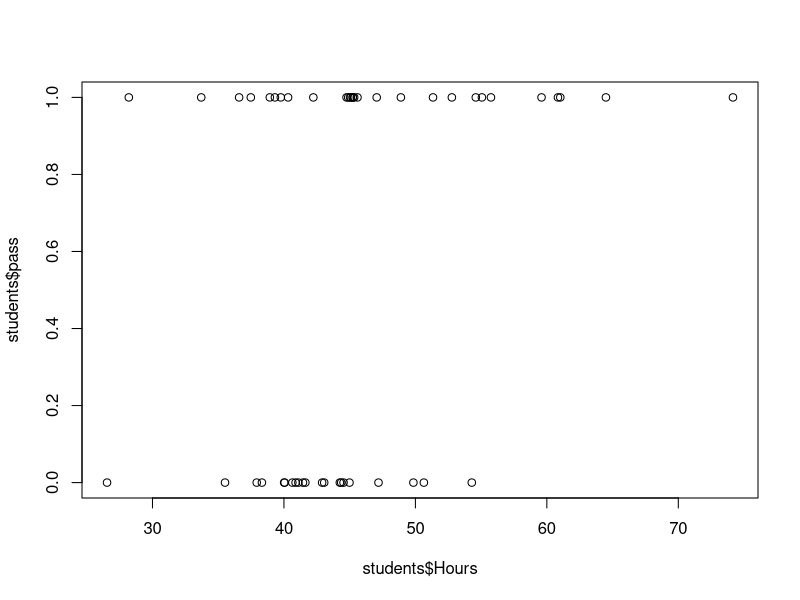
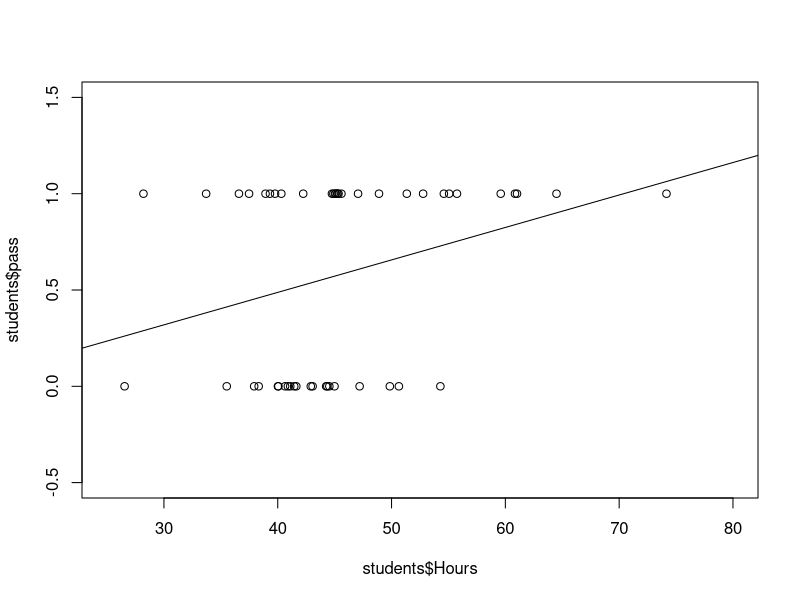
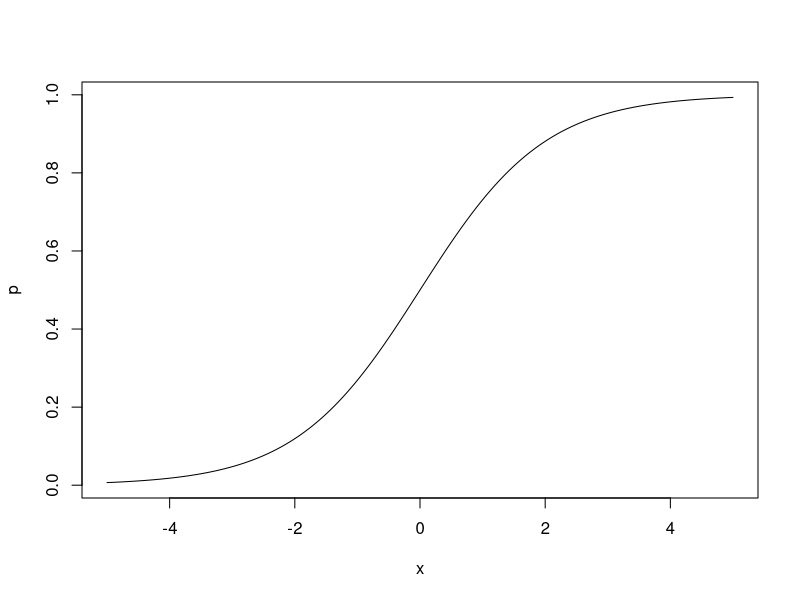
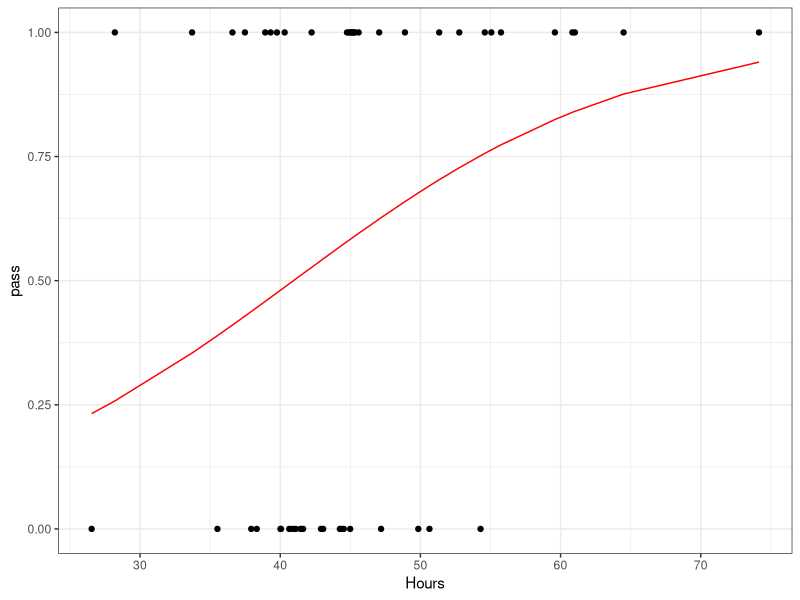

Write the R code that produced these figures, in order. (Note: this script raises an error after producing the figures.)
## ---- chunk 1
knitr::opts_chunk$set(echo = TRUE)
## ---- chunk 2
# Making some made up data

set.seed(1234)
studyHours <- rnorm(50, mean = 50, sd = 10)
pass <- round(runif(50))

students <- data.frame("pass" = pass,
                       "Hours" = studyHours)
students$pass[students$Hours >= 55] <- 1

plot(students$Hours,students$pass)
## ---- chunk 3
fit <- lm(pass ~ Hours, data = students )

summary(fit)
## ---- chunk 4
plot(x=students$Hours,y=students$pass,ylim=c(-.5,1.5),xlim=c(25,80))
abline(fit)
## ---- chunk 5
x <- seq(from =-5, to = 5, by = .001)

p <- exp(x)/(1+exp(x))

plot(x,p,type = "l")
## ---- chunk 6
fitStudent <- glm(pass ~ Hours, data = students, family = 'binomial')

summary(fitStudent)
## ---- chunk 7
students$Probability <- predict(fitStudent,
                                newdata = data.frame("Hours" = students$Hours),
                                type = "response")
library(ggplot2)

ggplot(data = students, aes(Hours,pass))+
  geom_point()+
  geom_line(data = students, aes(Hours,Probability), color = 'red')+
  theme_bw()

## ---- chunk 8
data(Affairs, package = "AER")
## ---- chunk 9
summary(Affairs)
table(Affairs$affairs)
## ---- chunk 10
Affairs$ynaffair[Affairs$affairs > 0] <- 1
Affairs$ynaffair[Affairs$affairs == 0] <- 0
# Define this as a factor with two levels.
Affairs$ynaffair <- factor(Affairs$ynaffair,
                           levels = c(0, 1),
                           labels = c("No", "Yes"))
table(Affairs$ynaffair)
## ---- chunk 11
fit.full <- glm(ynaffair ~ gender + age + yearsmarried +
    children + religiousness + education + occupation + rating,
    data = Affairs, family = binomial())
summary(fit.full)

## ---- chunk 12
fit.reduced <- glm(ynaffair ~ age + yearsmarried +
    religiousness + rating, data = Affairs, family = binomial())
summary(fit.reduced)

## ---- chunk 13
anova(fit.reduced, fit.full, test = "Chisq")
## ---- chunk 14
coef(fit.reduced)
## ---- chunk 15
exp(coef(fit.reduced))
## ---- chunk 16
testdata <- data.frame(rating = c(1, 2, 3, 4, 5),
    age = mean(Affairs$age), yearsmarried = mean(Affairs$yearsmarried),
    religiousness = mean(Affairs$religiousness))
## ---- chunk 17
testdata$prob <- predict(fit.reduced, newdata = testdata,
    type = "response")

## ---- chunk 18
testdata
## ---- chunk 19
testdata <- data.frame(rating = mean(Affairs$rating),
    age = seq(17, 57, 10), yearsmarried = mean(Affairs$yearsmarried),
    religiousness = mean(Affairs$religiousness))
## ---- chunk 20
testdata$prob <- predict(fit.reduced, newdata = testdata,
    type = "response")
testdata

## ---- chunk 21
testdata <- data.frame(rating = mean(Affairs$rating),
    age = mean(Affairs$age), yearsmarried = 1:5,
    religiousness = mean(Affairs$religiousness))
## ---- chunk 22
testdata$prob <- predict(fit.reduced, newdata = testdata,
    type = "response")
testdata

